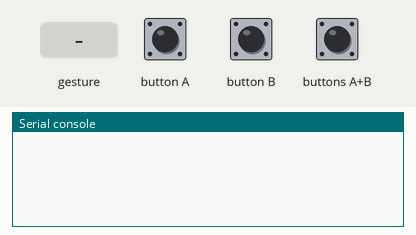
Bench run of a program on a simulated BBC micro:bit (MakeCode). On the bench: the last lines printed to the serial console. Inputs (shaded band) come from the test bench. No radio messages arrive unless stated (any console line starting 'radio sent:' is added by the test bench); a tilt is held for 1.5 s and a shake lasts 1 s, then the board lies face up again.

Above: at 1.2 s.
1.3 s: button A pressed for 0.15 s
At 1.9 s:
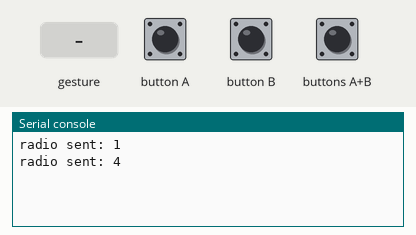
2.9 s: button B pressed for 0.15 s
At 4.2 s:
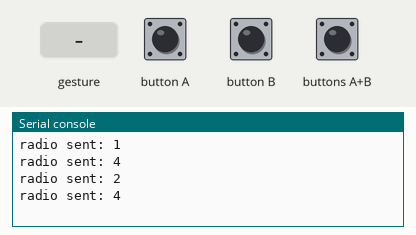
4.5 s: buttons A+B pressed for 0.15 s
At 5.6 s:
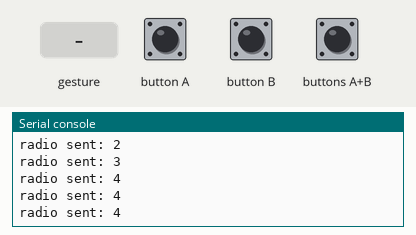
6.1 s: gesture 'tilt right'
At 7.3 s:
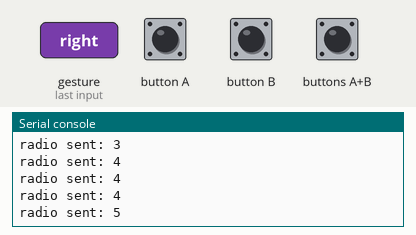
7.6 s: gesture 'tilt left'
At 8.5 s:
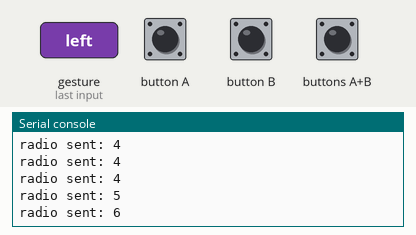
Timing chart, 0 to 10.1 s (numbered marks = the images above; inputs shaded):
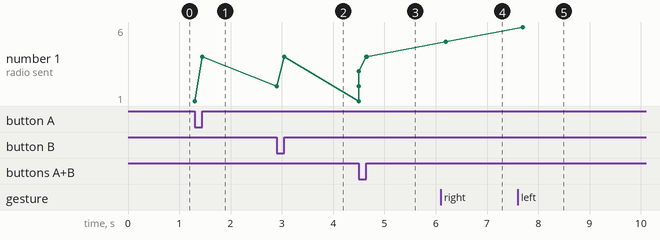

The program:

main.ts
```typescript
control.onEvent(EventBusSource.MICROBIT_ID_BUTTON_A, EventBusValue.MICROBIT_BUTTON_EVT_UP, function () {
    radio.sendNumber(4)
})
control.onEvent(EventBusSource.MICROBIT_ID_BUTTON_AB, EventBusValue.MICROBIT_BUTTON_EVT_UP, function () {
    radio.sendNumber(4)
})
control.onEvent(EventBusSource.MICROBIT_ID_BUTTON_AB, EventBusValue.MICROBIT_BUTTON_EVT_DOWN, function () {
    radio.sendNumber(3)
})
input.onGesture(Gesture.TiltRight, function () {
    radio.sendNumber(5)
})
control.onEvent(EventBusSource.MICROBIT_ID_BUTTON_A, EventBusValue.MICROBIT_BUTTON_EVT_DOWN, function () {
    radio.sendNumber(1)
})
input.onGesture(Gesture.TiltLeft, function () {
    radio.sendNumber(6)
})
control.onEvent(EventBusSource.MICROBIT_ID_BUTTON_B, EventBusValue.MICROBIT_BUTTON_EVT_UP, function () {
    radio.sendNumber(4)
})
control.onEvent(EventBusSource.MICROBIT_ID_BUTTON_B, EventBusValue.MICROBIT_BUTTON_EVT_DOWN, function () {
    radio.sendNumber(2)
})
radio.setGroup(105)
```

test.ts
```typescript
// les tests vont ici ; cela ne sera pas compilé si ce paquet est utilisé en tant qu'extension.
```

Measured:
- after the input at 1.3 s, the serial console: prints a new line at once (image 1)
- after the input at 2.9 s, the serial console: prints a new line at once (image 2)
- after the input at 4.5 s, the serial console: prints a new line at once (image 3)
- after the input at 6.1 s, the serial console: prints a new line after 0.10 s (image 4)
- after the input at 7.6 s, the serial console: prints a new line after 0.10 s (image 5)
- plotted number 1: 4 → 5 after the input at 6.1 s, 5 → 6 after the input at 7.6 s
